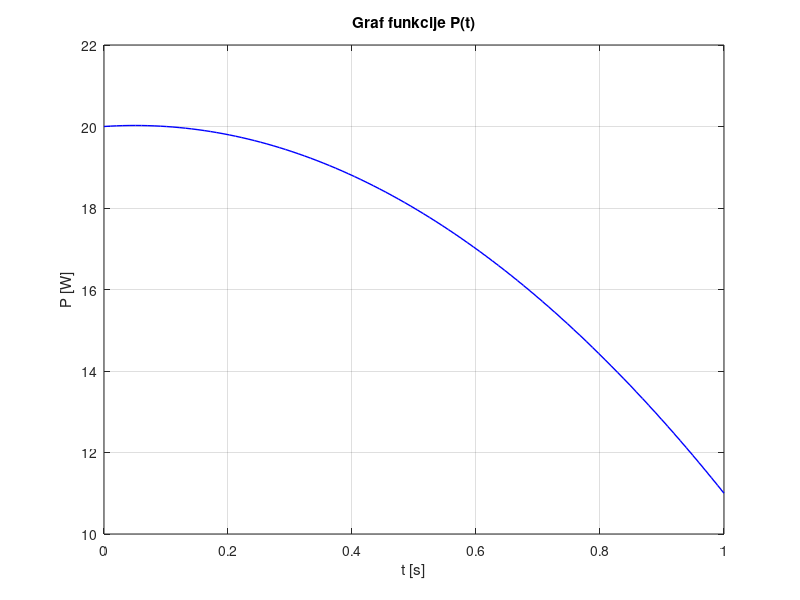

Write the MATLAB code that produced this figure.
% NALOGA 1

% Nastavimo prikaz večjega števila decimalk
format long;

% Odpremo datoteko v načinu za branje podatkov
fid = fopen('naloga1_1.txt', 'r');

% Prva vrstica ne vsebuje vrednosti, zato jo preskočimo
fgets(fid);

% Preberemo informacijo o številu vrstic in številu podatkov v vsaki vrstici
dimenzije = fscanf(fid, 'stevilo preostalih vrstic: %d; stevilo podatkov v vrstici: %d', [1 2]);
stVrstic = dimenzije(1);  % Število preostalih vrstic
stPodatkov = dimenzije(2); % Število podatkov v posamezni vrstici

% Preberemo podatke v obliki matrike 
podatki = fscanf(fid, '%f', [stPodatkov, stVrstic]);
podatki = podatki'; % Matriko preberemo v obliki vektorja vrstic za lažje delo

% Datoteko zapremo
fclose(fid);

% Pretvorimo matriko 'podatki' v enodimenzionalni vektor 't' za nadaljnjo obdelavo
t = podatki(:);


% NALOGA 2

% Odpremo drugo datoteko za branje podatkov
fid = fopen('naloga1_2.txt', 'r');

% Preberemo prvo vrstico, ki določa skupno število vrednosti v drugi datoteki
stVrednosti = fscanf(fid, 'stevilo_podatkov_P: %d', 1);

% Ustvarimo prazen vektor 'P', kamor bomo shranjevali prebrane vrednosti
P = zeros(stVrednosti, 1);

% Vrednosti shranimo v vektor P z uporabo zanke for
for i = 1:stVrednosti
    P(i) = fscanf(fid, '%f', 1);  % Preberemo naslednjo vrednost kot decimalno število
end

% Datoteko zapremo
fclose(fid);

% Izrišemo graf odvisnosti P od t
plot(t, P, 'b-', 'LineWidth', 1); % Izrišemo graf z modro črto in širino črte 2
xlabel('t [s]'); % Oznaka x-osi predstavlja čas v sekundah
ylabel('P [W]'); % Oznaka y-osi predstavlja moč v vatih
title('Graf funkcije P(t)'); % Naslov grafa prikazuje odvisnost moči od časa
grid on; % Vključimo mrežo za boljšo preglednost grafa


% NALOGA 3

% Določimo najmanjšo in največjo vrednost vektorja 't' za izračun intervalov
tmin = min(t);
tmax = max(t);

% Izračunamo število intervalov, ki jih potrebujemo za trapezno integracijo
n = length(t) - 1;

% Izračunamo širino posameznega intervala
dx = (tmax - tmin) / n;

% Nastavimo začetno vrednost za seštevek trapezov
integral_vrednost = 0;

% Z zanko for seštejemo površino trapezov, s čimer dobimo približek integrala
for i = 1:n
    integral_vrednost = integral_vrednost + (dx / 2) * (P(i) + P(i + 1));
end

% Prikažemo vrednost ročno izračunanega integrala
disp(['Ročno izračunan integral:',num2str(integral_vrednost, '%.10f')]);

% Izračunamo in prikažemo vrednost izračunanega integrala s funkcijo trapz
trapz_integral = trapz(t, P);
disp(['Izračunan integral s funkcijo trapz: ', num2str(trapz_integral, '%.10f')]);
